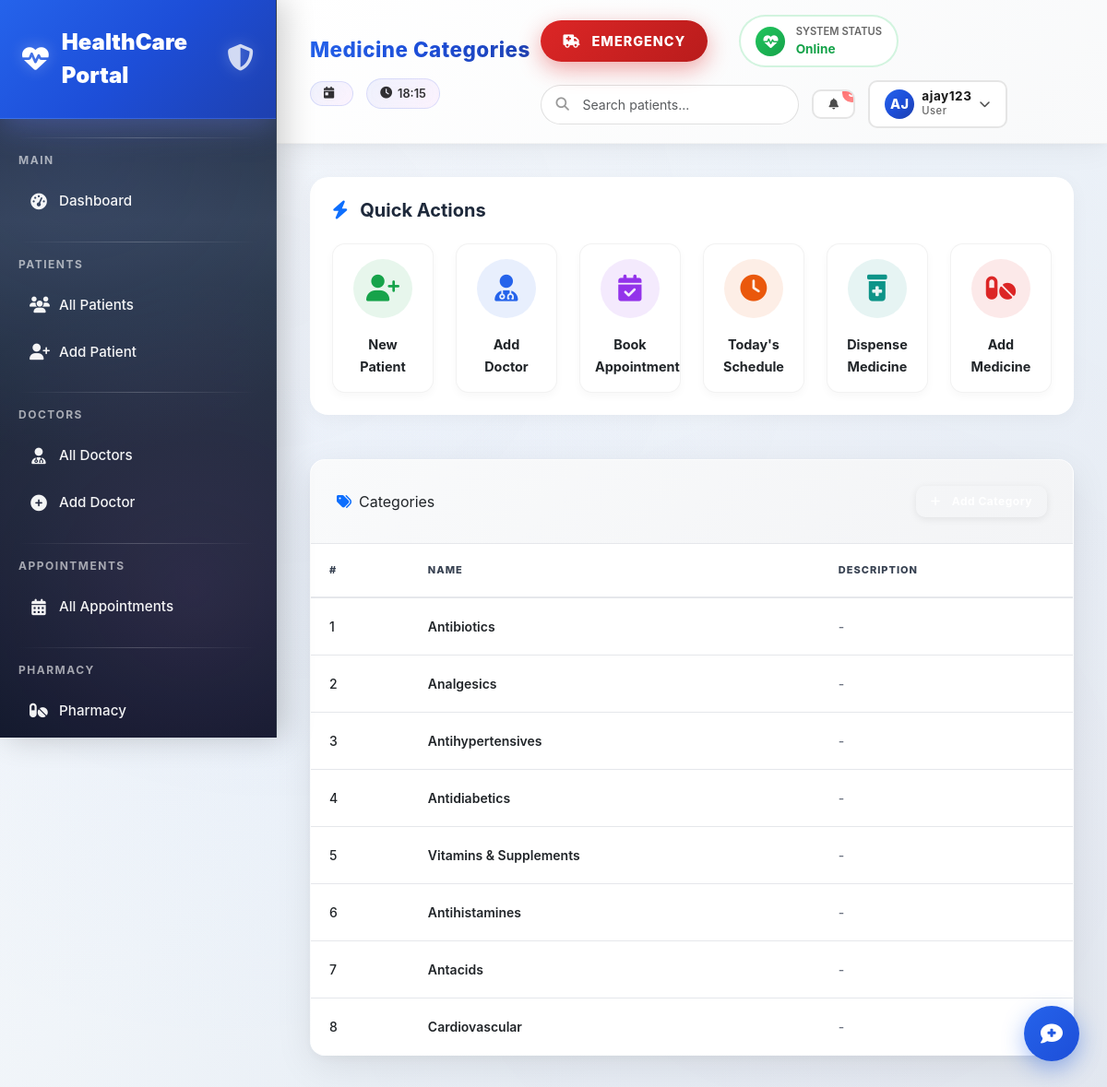
Page /pharmacy/categories/ (signed in) on the committed database.
### pharmacy/models.py (models this page shows, shortened)
class MedicineCategory(models.Model):
    name = models.CharField(max_length=100, unique=True)
    description = models.TextField(blank=True)
    class Meta:
        verbose_name_plural = "Medicine Categories"

### pharmacy/views.py (the view)
# urls.py: path('categories/', views.category_list, name='category_list'),
@login_required
def category_list(request):
    categories = MedicineCategory.objects.all()
    return render(request, 'pharmacy/category_list.html', {'categories': categories})

### templates/pharmacy/Category_list.html (shortened to what this page needs)
{% extends 'base/base.html' %}
{% block page_title %}Medicine Categories{% endblock %}
{% block content %}
<div class="card">
    <div class="card-header py-3 px-4 d-flex justify-content-between align-items-center">
        <span><i class="fas fa-tags text-primary me-2"></i>Categories</span>
        <a href="{% url 'pharmacy:category_create' %}" class="btn btn-primary btn-sm"><i class="fas fa-plus me-1"></i>Add Category</a>
    </div>
    <div class="card-body p-0">
        <table class="table table-hover mb-0">
            <thead>
                <tr><th>#</th><th>Name</th><th>Description</th></tr>
            </thead>
            <tbody>
                {% for c in categories %}
                <tr>
                    <td>{{ forloop.counter }}</td>
                    <td class="fw-semibold">{{ c.name }}</td>
                    <td class="text-muted">{{ c.description|default:"-" }}</td>
                </tr>
                {% empty %}
                <tr><td colspan="3" class="text-center text-muted py-4">No categories yet.</td></tr>
                {% endfor %}
            </tbody>
        </table>
    </div>
</div>
{% endblock %}

### templates/base/base.html (shortened to what this page needs)
<!DOCTYPE html>
<html lang="en">
<head>
    <link href="https://cdn.jsdelivr.net/npm/bootstrap@5.3.0/dist/css/bootstrap.min.css" rel="stylesheet">
    <link href="https://cdnjs.cloudflare.com/ajax/libs/font-awesome/6.4.0/css/all.min.css" rel="stylesheet">
    {% load static %}
    <link rel="stylesheet" href="{% static 'css/custom.css' %}">
</head>
<body>
<div class="particles">
</div>
{% if user.is_authenticated %}
<div class="sidebar">
    <div class="sidebar-brand">
        <i class="fas fa-heartbeat"></i>
        <span>HealthCare Portal</span>
        <div style="margin-left:auto;font-size:0.8rem;opacity:0.8;"><i class="fas fa-shield-alt"></i></div>
    </div>
    <nav class="mt-2">
        <div class="nav-section">Main</div>
        <a href="{% url 'dashboard' %}" class="nav-link {% if request.resolver_match.url_name == 'dashboard' %}active{% endif %}">
            <i class="fas fa-tachometer-alt"></i> Dashboard
        </a>
        <div class="nav-section">Patients</div>
        <a href="{% url 'patients:patient_list' %}" class="nav-link">
            <i class="fas fa-users"></i> All Patients
        </a>
        <a href="{% url 'patients:patient_create' %}" class="nav-link">
            <i class="fas fa-user-plus"></i> Add Patient
        </a>
        <div class="nav-section">Doctors</div>
        <a href="{% url 'doctors:doctor_list' %}" class="nav-link">
            <i class="fas fa-user-md"></i> All Doctors
        </a>
        <a href="{% url 'doctors:doctor_create' %}" class="nav-link">
            <i class="fas fa-plus-circle"></i> Add Doctor
        </a>
        <div class="nav-section">Appointments</div>
        <a href="{% url 'appointments:appointment_list' %}" class="nav-link">
            <i class="fas fa-calendar-alt"></i> All Appointments
        </a>
        <div class="nav-section">Pharmacy</div>
        <a href="{% url 'pharmacy:pharmacy_dashboard' %}" class="nav-link">
            <i class="fas fa-pills"></i> Pharmacy
        </a>
    </nav>
</div>
{% endif %}
<div class="main-content {% if user.is_authenticated %}with-sidebar{% else %}no-sidebar{% endif %}">
    {% if user.is_authenticated %}
    <div class="topbar">
        <div class="topbar-left">
            <span class="topbar-title">{% block page_title %}Dashboard - Healthcare Management{% endblock %}</span>
            <div class="date-badge">
                <i class="fas fa-calendar-day"></i>
            </div>
            <div class="time-badge">
                <i class="fas fa-clock"></i>
                <span id="current-time">{{ "now"|date:"H:i" }}</span>
            </div>
        </div>
        <div class="topbar-right">
            <button class="emergency-btn" data-bs-toggle="modal" data-bs-target="#emergencyModal">
                <i class="fas fa-ambulance"></i> Emergency
            </button>
            <div class="health-status">
                <div class="status-indicator" id="health-pulse">
                    <i class="fas fa-heartbeat"></i>
                </div>
                <div class="status-text">
                    <span class="status-label">System Status</span>
                    <span class="status-value">Online</span>
                </div>
            </div>
            <div class="search-container">
                <input type="text" class="form-control search-input" placeholder="Search patients..." id="global-search" autocomplete="off">
                <i class="fas fa-search search-icon"></i>
            </div>
            <div class="notification-container">
                <button class="btn btn-sm notification-btn" type="button" data-bs-toggle="dropdown">
                    <i class="fas fa-bell"></i>
                    <span class="notification-badge">3</span>
                </button>
            </div>
            <div class="user-profile-container">
                <button class="btn btn-sm user-profile-btn" type="button" data-bs-toggle="dropdown">
                    <div class="user-avatar">
                        <span>{{ user.username|slice:":2"|upper }}</span>
                    </div>
                    <div class="user-info-mini">
                        <div class="user-name">{{ user.username|truncatechars:15 }}</div>
                        <div class="user-role">User</div>
                    </div>
                    <i class="fas fa-chevron-down"></i>
                </button>
            </div>
        </div>
    </div>
    {% endif %}
    <div class="page-content">
        {% if user.is_authenticated %}
        <div class="dashboard-quick-actions mb-5 bg-white p-4" style="border-radius: 20px; box-shadow: 0 4px 20px rgba(0,0,0,0.04);">
            <h5 class="fw-bold mb-4" style="color: #1e293b;"><i class="fas fa-bolt text-primary me-2"></i> Quick Actions</h5>
            <div class="row g-4">
                <div class="col-6 col-md-4 col-lg-2">
                    <a href="{% url 'patients:patient_create' %}" class="text-decoration-none">
                        <div class="dash-action-card text-center p-3">
                            <div class="icon-circle mx-auto mb-3" style="background: rgba(22, 163, 74, 0.1); color: #16a34a;">
                                <i class="fas fa-user-plus"></i>
                            </div>
                            <span class="fw-bold text-dark" style="font-size: 0.9rem;">New Patient</span>
                        </div>
                    </a>
                </div>
                <div class="col-6 col-md-4 col-lg-2">
                    <a href="{% url 'doctors:doctor_create' %}" class="text-decoration-none">
                        <div class="dash-action-card text-center p-3">
                            <div class="icon-circle mx-auto mb-3" style="background: rgba(37, 99, 235, 0.1); color: #2563eb;">
                                <i class="fas fa-user-md"></i>
                            </div>
                            <span class="fw-bold text-dark" style="font-size: 0.9rem;">Add Doctor</span>
                        </div>
                    </a>
                </div>
                <div class="col-6 col-md-4 col-lg-2">
                    <a href="{% url 'appointments:appointment_list' %}" class="text-decoration-none">
                        <div class="dash-action-card text-center p-3">
                            <div class="icon-circle mx-auto mb-3" style="background: rgba(147, 51, 234, 0.1); color: #9333ea;">
                                <i class="fas fa-calendar-check"></i>
                            </div>
                            <span class="fw-bold text-dark" style="font-size: 0.9rem;">Book Appointment</span>
                        </div>
                    </a>
                </div>
                <div class="col-6 col-md-4 col-lg-2">
                    <a href="#" class="text-decoration-none">
                        <div class="dash-action-card text-center p-3">
                            <div class="icon-circle mx-auto mb-3" style="background: rgba(234, 88, 12, 0.1); color: #ea580c;">
                                <i class="fas fa-clock"></i>
                            </div>
                            <span class="fw-bold text-dark" style="font-size: 0.9rem;">Today's Schedule</span>
                        </div>
                    </a>
                </div>
                <div class="col-6 col-md-4 col-lg-2">
                    <a href="{% url 'pharmacy:pharmacy_dashboard' %}" class="text-decoration-none">
                        <div class="dash-action-card text-center p-3">
                            <div class="icon-circle mx-auto mb-3" style="background: rgba(13, 148, 136, 0.1); color: #0d9488;">
                                <i class="fas fa-prescription-bottle-alt"></i>
                            </div>
                            <span class="fw-bold text-dark" style="font-size: 0.9rem;">Dispense Medicine</span>
                        </div>
                    </a>
                </div>
                <div class="col-6 col-md-4 col-lg-2">
                    <a href="#" class="text-decoration-none">
                        <div class="dash-action-card text-center p-3">
                            <div class="icon-circle mx-auto mb-3" style="background: rgba(220, 38, 38, 0.1); color: #dc2626;">
                                <i class="fas fa-pills"></i>
                            </div>
                            <span class="fw-bold text-dark" style="font-size: 0.9rem;">Add Medicine</span>
                        </div>
                    </a>
                </div>
            </div>
        </div>
        {% endif %}
        {% block content %}{% endblock %}
    </div>
</div>
<button class="assistant-toggle" id="assistantToggle" onclick="toggleAssistant(true)" title="Open Health Assistant">
    <i class="fas fa-comment-medical"></i>
</button>
</body>
</html>

### static/css/custom.css (style rules this page uses)
:root { --primary: #0d6efd; --primary-dark: #0b5ed7; --primary-light: #e7f1ff; --success: #10b981; --success-light: #d1fae5; --danger: #ef4444; --danger-light: #fee2e2; --warning: #f59e0b; --warning-light: #fef3c7; --info: #06b6d4; --info-light: #cffafe; --purple: #8b5cf6; --purple-light: #ede9fe; --gray: #6b7280; --gray-light: #f9fafb; --gray-medium: #f3f4f6; --gray-dark: #374151; --border: #e5e7eb; --shadow-sm: 0 2px 8px rgba(0, 0, 0, 0.08); --shadow-md: 0 8px 16px rgba(0, 0, 0, 0.12); --shadow-lg: 0 15px 40px rgba(0, 0, 0, 0.15); --shadow-xl: 0 20px 50px rgba(0, 0, 0, 0.18); --transition: 0.3s cubic-bezier(0.34, 1.56, 0.64, 1); }
html { scroll-behavior: smooth; }
body { background: linear-gradient(135deg, #f5f7fa 0%, #f0f4f8 100%); font-family: -apple-system, BlinkMacSystemFont, 'Segoe UI', 'Roboto', sans-serif; transition: background 0.3s ease; }
.card { background: white; border: 1px solid var(--border); border-radius: 16px !important; box-shadow: var(--shadow-sm); transition: all 0.3s ease; overflow: hidden; }
.card-header { background: linear-gradient(135deg, #f9fafb 0%, #f3f4f6 100%); padding: 1.75rem !important; border-bottom: 1px solid var(--border); display: flex; justify-content: space-between; align-items: center; gap: 1rem; flex-wrap: wrap; }
.card-body { padding: 0; }
.table { margin-bottom: 0; background: white; }
.table thead { background: linear-gradient(135deg, #f3f4f6 0%, #e5e7eb 100%); }
.table thead th { padding: 1.25rem; text-align: left; font-weight: 800; color: var(--gray-dark); border-bottom: 2px solid var(--border); font-size: 11px; text-transform: uppercase; letter-spacing: 1px; vertical-align: middle; }
.table tbody td { padding: 1.25rem; border-bottom: 1px solid var(--border); vertical-align: middle; font-size: 14px; font-weight: 500; }
.table tbody tr { transition: all 0.2s ease; background: white; }
.table tbody tr:last-child td { border-bottom: none; }
.btn { transition: all 0.2s ease; font-weight: 700; border-radius: 10px !important; display: inline-flex; align-items: center; justify-content: center; gap: 8px; font-size: 13px; letter-spacing: 0.5px; position: relative; overflow: hidden; }
.btn::before { content: ''; position: absolute; top: 50%; left: 50%; width: 0; height: 0; border-radius: 50%; background: rgba(255, 255, 255, 0.3); transform: translate(-50%, -50%); transition: width 0.6s, height 0.6s; }
.btn-primary { background: linear-gradient(135deg, var(--primary), var(--primary-dark)); border: none; color: white; box-shadow: var(--shadow-sm); }
.btn-sm { padding: 0.5rem 1rem; font-size: 12px; }
.card { animation: fadeIn 0.5s ease-out; }
.text-center { text-align: center; }
.text-muted { color: var(--gray) !important; }
.text-decoration-none { text-decoration: none !important; }
.fw-semibold { font-weight: 600; }
.fw-bold { font-weight: 700; }
.mb-4 { margin-bottom: 1.5rem; }

### rows in the picture
MedicineCategory: name "Antibiotics", description "-"
MedicineCategory: name "Analgesics", description "-"
MedicineCategory: name "Antihypertensives", description "-"
MedicineCategory: name "Antidiabetics", description "-"
MedicineCategory: name "Vitamins & Supplements", description "-"
MedicineCategory: name "Antihistamines", description "-"
MedicineCategory: name "Antacids", description "-"
MedicineCategory: name "Cardiovascular", description "-"

### other values in the picture
{{ user.username|slice:":2"|upper }} "AJ"
{{ user.username|truncatechars:15 }} "ajay123"
